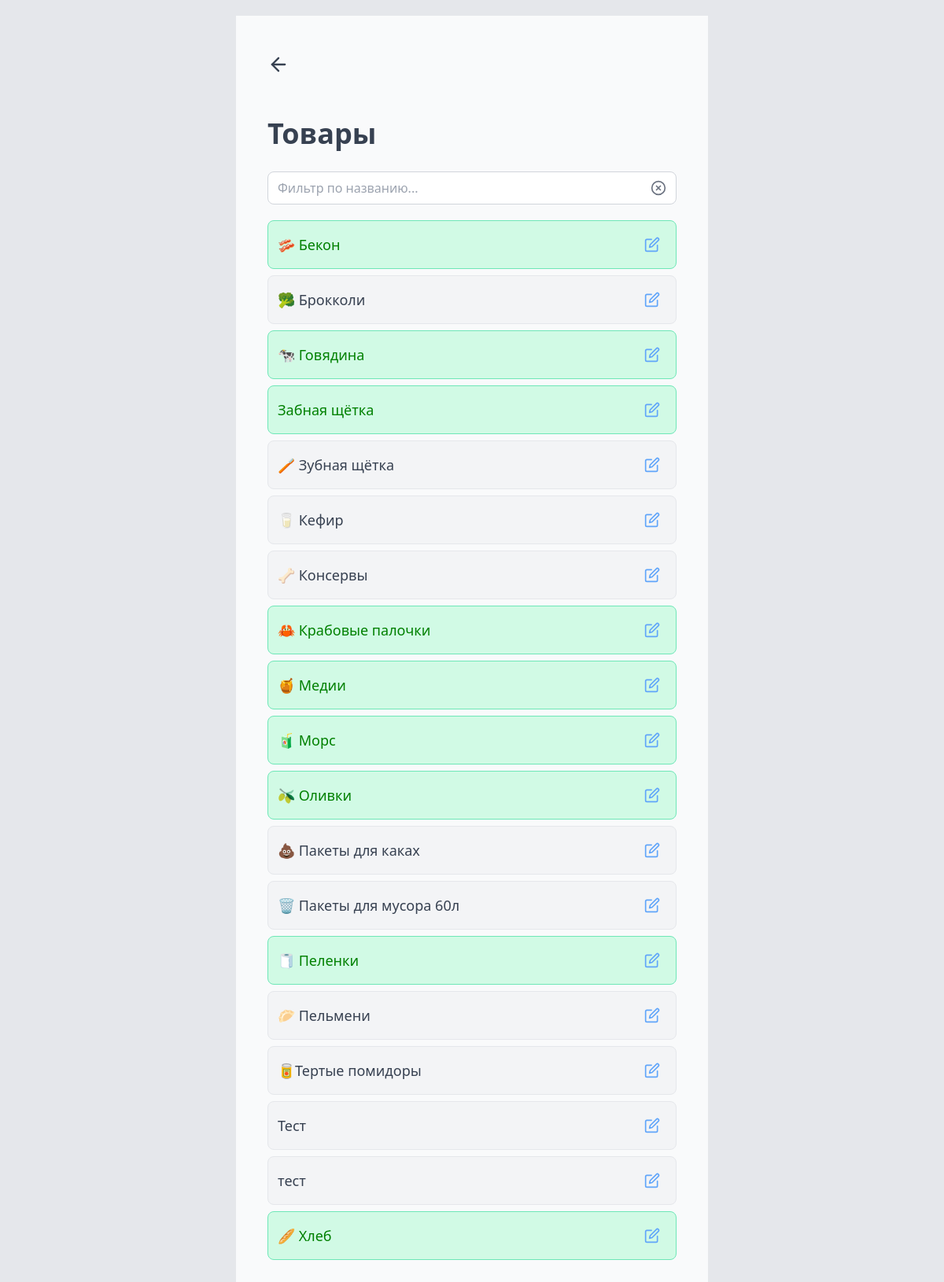
The app's page /products/search with its own data.
### app/main.py (models this page shows)
class Product(SQLModel, table=True):
    id: int = Field(default=None, primary_key=True)
    name: str
    clear_name: str
    categoty_id: Optional[int] = Field(default=None, foreign_key="category.id")
    category: Optional[Category] = Relationship()
    items: 'Item' = Relationship()

### app/main.py (the view)
@app.get("/products/search", response_class=HTMLResponse)
async def product_search(request: Request, session: Session = Depends((get_db))):
    query = select(Product).order_by(Product.clear_name)
    products = session.exec(query).all()
    return templates.TemplateResponse('search.html',
                                      {"request": request, "products": products})

### templates/search.html (shortened to what this page needs)
{% extends "_layout.html" %}
{% block main_content %}
<a onclick="redirectTo('/')"
   class="mb-5 py-2 pr-3 rounded-lg inline-block cursor-pointer">
    <i data-feather="arrow-left" class="h-7 w-7"></i>
</a>
<h1 class="text-4xl font-bold mt-5 mb-7">Товары</h1>
<form id="searchForm"
      hx-get="/products/"
      hx-swap="outerHTML"
      hx-target="#products"
      hx-trigger="keyup"
      class="mb-5 relative">
    <input id="searchInput" autocomplete="off" type="text" name="name" value="{{ name }}" placeholder="Фильтр по названию..." class="w-full border border-gray-300 px-3 py-2 rounded-lg focus:outline-none focus:ring focus:border-blue-500">
    <button  class="clear-icon text-gray-500">
        <i data-feather="x-circle" class="h-5 w-5"></i>
    </button>
</form>
{% include 'partials/products.html' with context %}
{% endblock %}

### templates/_layout.html (shortened to what this page needs)
<!DOCTYPE html>
<html lang="ru">
<head>
    <link href="https://cdn.jsdelivr.net/npm/tailwindcss@2.2.19/dist/tailwind.min.css" rel="stylesheet">
</head>
<body class="p-5 md:bg-gray-200 text-gray-700">
    <div class="container mx-auto md:bg-gray-50 md:p-10">
        {% block main_content %}{% endblock %}
    </div>
</body>
</html>

### templates/partials/products.html (shortened to what this page needs)
<div id="products">
    <ul>
    {% for product in products %}
        {% include 'partials/product.html' with context %}
    {% endfor %}
    </ul>
</div>

### templates/partials/product.html
<li id="product-{{ product.id }}"
    {% if product.items %}
    class="smooth flex text-lg bg-green-100 border-green-300 border items-center justify-between bg-gray-100 p-3 rounded-lg mb-2"
    {% else %}
    class="smooth flex text-lg border items-center justify-between bg-gray-100 p-3 rounded-lg mb-2"
    {% endif %}
    >
    <span
    {% if product.items %}
        class="w-full block added"
        hx-post="/products/notneed"
        hx-vals='{"product_id": {{ product.id }} }'
        hx-trigger="click"
        hx-target="#product-{{ product.id }}"
        hx-swap="outerHTML"
    {% else %}
        class="w-full block"
        hx-post="/products/needs"
        hx-vals='{"product_id": {{ product.id }} }'
        hx-trigger="click"
        hx-target="#product-{{ product.id }}"
        hx-swap="outerHTML"
    {% endif %}>{{ product.name }}</span>
    <button hx-get="/products/{{ product.id }}/edit"
            hx-trigger="click"
            hx-target="#product-{{ product.id }}"
            hx-swap="outerHTML"
            class="p-2 text-blue-400">
        <i data-feather="edit" class="h-5 w-5"></i>
    </button>
</li>

### templates/search.html (style rules this page uses)
.added { color: green; }
.clear-icon { position: absolute; top: 50%; right: 0.8rem; transform: translateY(-50%); cursor: pointer; }
.smooth { transition: all .1s ease-in; }

### templates/_layout.html (style rules this page uses)
.container { max-width: 600px; }

### records on screen
Product: name "🥓 Бекон"
Product: name "🥦 Брокколи"
Product: name "🐄 Говядина"
Product: name "Забная щётка"
Product: name "🪥 Зубная щётка"
Product: name "🥛 Кефир"
Product: name "🦴 Консервы"
Product: name "🦀 Крабовые палочки"
Product: name "🍯 Медии"
Product: name "🧃 Морс"
Product: name "🫒 Оливки"
Product: name "💩 Пакеты для каках"
Product: name "🗑 Пакеты для мусора 60л"
Product: name "🧻 Пеленки"
Product: name "🥟 Пельмени"
Product: name "🥫Тертые помидоры"
Product: name "Тест"
Product: name "тест"
Product: name "🥖 Хлеб"
